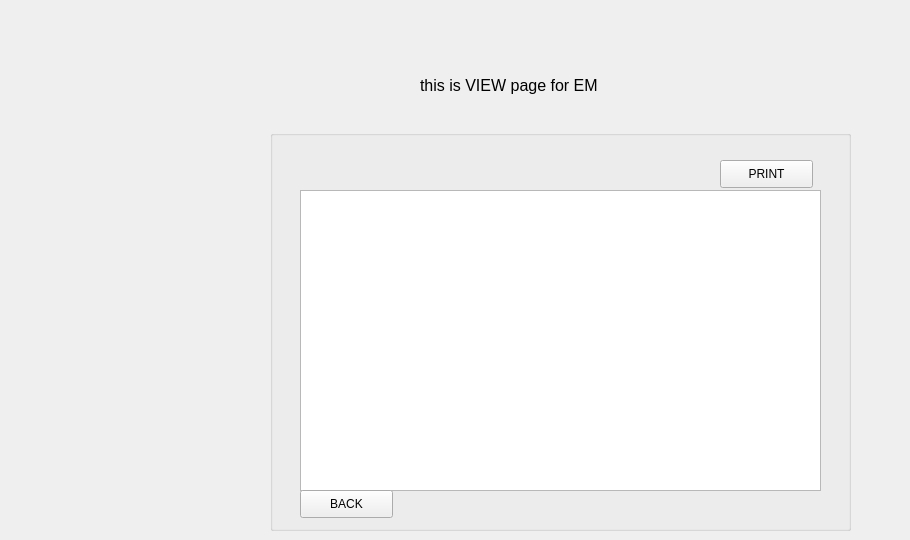
    <widget class="QWidget" name="VIEW_for_EM">
     <widget class="QGroupBox" name="groupBox_2">
      <property name="geometry">
       <rect>
        <x>270</x>
        <y>130</y>
        <width>581</width>
        <height>401</height>
       </rect>
      </property>
      <property name="title">
       <string/>
      </property>
      <widget class="QPushButton" name="EM_login_table_printbutton">
       <property name="geometry">
        <rect>
         <x>450</x>
         <y>30</y>
         <width>93</width>
         <height>28</height>
        </rect>
       </property>
       <property name="text">
        <string>PRINT</string>
       </property>
      </widget>
      <widget class="QTableView" name="tableView">
       <property name="geometry">
        <rect>
         <x>30</x>
         <y>60</y>
         <width>521</width>
         <height>301</height>
        </rect>
       </property>
      </widget>
      <widget class="QPushButton" name="EM_viewpage_backbutton">
       <property name="geometry">
        <rect>
         <x>30</x>
         <y>360</y>
         <width>93</width>
         <height>28</height>
        </rect>
       </property>
       <property name="text">
        <string>BACK</string>
       </property>
      </widget>
     </widget>
     <widget class="QLabel" name="label_21">
      <property name="geometry">
       <rect>
        <x>420</x>
        <y>70</y>
        <width>481</width>
        <height>31</height>
       </rect>
      </property>
      <property name="font">
       <font>
        <pointsize>12</pointsize>
       </font>
      </property>
      <property name="text">
       <string>this is VIEW page for EM</string>
      </property>
     </widget>
    </widget>
